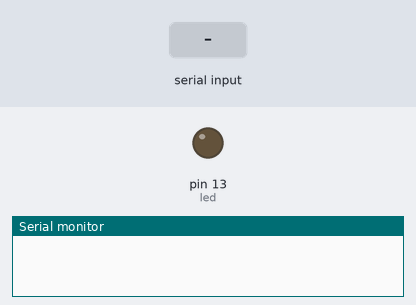
Bench run of a sketch on a simulated Arduino Uno, built with avr-gcc and run on an emulated ATmega328P. Parts: output pins drawn as LEDs (lit = HIGH), the last lines printed to the serial monitor. Inputs (shaded band) come from the test bench.

Above: at 1.2 s.
1.3 s: "1" received over Serial
At 1.8 s:
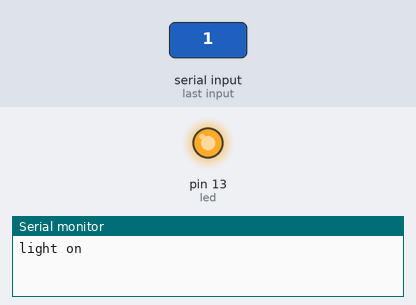
2.8 s: "0" received over Serial
At 4.1 s:
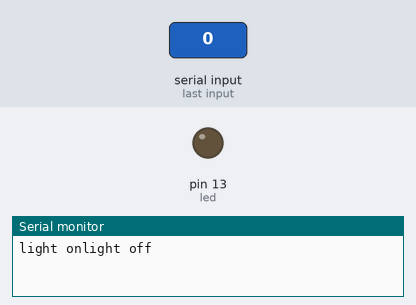
Timing chart, 0 to 5.8 s (numbered marks = the images above; inputs shaded):
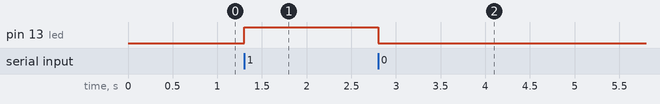

The sketch:

src.ino
```cpp
/*
  Alexa LED Control
  A simple program which recieves serial data to switch
  a light on or off.

*/

int led = 13;

// Control Keys
char lightOn = '1';
char lightOff = '0';

// initialisation of program
void setup() {
  pinMode(led, OUTPUT);
  Serial.println("Setup is Ready");
  Serial.begin(9600);
}

void lightControl() {
  if (Serial.available()) {
    char ch = Serial.read();
    if (ch == lightOn) {
      Serial.write("light on");
      digitalWrite(led, HIGH);
    }
    if (ch == lightOff) {
      Serial.write("light off");
      digitalWrite(led, LOW);
    }
  }
}

void loop() {
  lightControl();
}
```

Measured:
- after the input at 1.3 s, pin 13 (led): LOW → HIGH at once
- after the input at 2.8 s, pin 13 (led): HIGH → LOW at once
